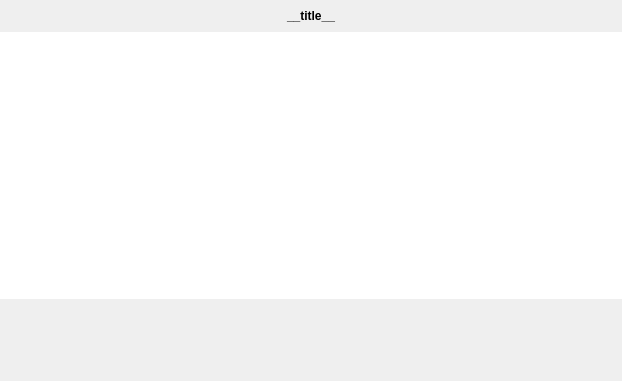
<?xml version="1.0" encoding="UTF-8"?>
<ui version="4.0">
 <class>ListSelectionDialog</class>
 <widget class="QDialog" name="ListSelectionDialog">
  <property name="geometry">
   <rect>
    <x>0</x>
    <y>0</y>
    <width>622</width>
    <height>381</height>
   </rect>
  </property>
  <layout class="QVBoxLayout" name="verticalLayout">
   <property name="spacing">
    <number>0</number>
   </property>
   <property name="leftMargin">
    <number>0</number>
   </property>
   <property name="topMargin">
    <number>0</number>
   </property>
   <property name="rightMargin">
    <number>0</number>
   </property>
   <property name="bottomMargin">
    <number>0</number>
   </property>
   <item>
    <widget class="QFrame" name="topFrame">
     <layout class="QHBoxLayout" name="_3">
      <property name="spacing">
       <number>0</number>
      </property>
      <item>
       <widget class="QLabel" name="titleLabel">
        <property name="font">
         <font>
          <weight>75</weight>
          <bold>true</bold>
         </font>
        </property>
        <property name="text">
         <string>__title__</string>
        </property>
        <property name="alignment">
         <set>Qt::AlignCenter</set>
        </property>
       </widget>
      </item>
     </layout>
    </widget>
   </item>
   <item>
    <widget class="QListWidget" name="listWidget">
     <property name="focusPolicy">
      <enum>Qt::NoFocus</enum>
     </property>
     <property name="frameShape">
      <enum>QFrame::NoFrame</enum>
     </property>
     <property name="frameShadow">
      <enum>QFrame::Plain</enum>
     </property>
     <property name="verticalScrollBarPolicy">
      <enum>Qt::ScrollBarAlwaysOff</enum>
     </property>
     <property name="horizontalScrollBarPolicy">
      <enum>Qt::ScrollBarAlwaysOff</enum>
     </property>
    </widget>
   </item>
   <item>
    <widget class="QFrame" name="bottomFrame">
     <layout class="QHBoxLayout" name="_2">
      <item>
       <widget class="QPushButton" name="listDownButton">
        <property name="sizePolicy">
         <sizepolicy hsizetype="Fixed" vsizetype="Fixed">
          <horstretch>0</horstretch>
          <verstretch>0</verstretch>
         </sizepolicy>
        </property>
        <property name="minimumSize">
         <size>
          <width>64</width>
          <height>64</height>
         </size>
        </property>
        <property name="focusPolicy">
         <enum>Qt::NoFocus</enum>
        </property>
        <property name="icon">
         <iconset resource="TouchWidgets.qrc">
          <normaloff>:/GuiPixmaps/angle-down.svg</normaloff>:/GuiPixmaps/angle-down.svg</iconset>
        </property>
        <property name="iconSize">
         <size>
          <width>36</width>
          <height>36</height>
         </size>
        </property>
        <property name="flat">
         <bool>true</bool>
        </property>
       </widget>
      </item>
      <item>
       <widget class="QPushButton" name="listUpButton">
        <property name="sizePolicy">
         <sizepolicy hsizetype="Fixed" vsizetype="Fixed">
          <horstretch>0</horstretch>
          <verstretch>0</verstretch>
         </sizepolicy>
        </property>
        <property name="minimumSize">
         <size>
          <width>64</width>
          <height>64</height>
         </size>
        </property>
        <property name="focusPolicy">
         <enum>Qt::NoFocus</enum>
        </property>
        <property name="icon">
         <iconset resource="TouchWidgets.qrc">
          <normaloff>:/GuiPixmaps/angle-up.svg</normaloff>:/GuiPixmaps/angle-up.svg</iconset>
        </property>
        <property name="iconSize">
         <size>
          <width>36</width>
          <height>36</height>
         </size>
        </property>
        <property name="flat">
         <bool>true</bool>
        </property>
       </widget>
      </item>
      <item>
       <spacer name="spacer">
        <property name="orientation">
         <enum>Qt::Horizontal</enum>
        </property>
        <property name="sizeHint" stdset="0">
         <size>
          <width>40</width>
          <height>20</height>
         </size>
        </property>
       </spacer>
      </item>
      <item>
       <widget class="QPushButton" name="cancelButton">
        <property name="sizePolicy">
         <sizepolicy hsizetype="Fixed" vsizetype="Fixed">
          <horstretch>0</horstretch>
          <verstretch>0</verstretch>
         </sizepolicy>
        </property>
        <property name="minimumSize">
         <size>
          <width>64</width>
          <height>64</height>
         </size>
        </property>
        <property name="focusPolicy">
         <enum>Qt::NoFocus</enum>
        </property>
        <property name="icon">
         <iconset resource="TouchWidgets.qrc">
          <normaloff>:/GuiPixmaps/close.svg</normaloff>:/GuiPixmaps/close.svg</iconset>
        </property>
        <property name="iconSize">
         <size>
          <width>36</width>
          <height>36</height>
         </size>
        </property>
        <property name="flat">
         <bool>true</bool>
        </property>
       </widget>
      </item>
      <item>
       <widget class="QPushButton" name="okButton">
        <property name="sizePolicy">
         <sizepolicy hsizetype="Fixed" vsizetype="Fixed">
          <horstretch>0</horstretch>
          <verstretch>0</verstretch>
         </sizepolicy>
        </property>
        <property name="minimumSize">
         <size>
          <width>64</width>
          <height>64</height>
         </size>
        </property>
        <property name="focusPolicy">
         <enum>Qt::NoFocus</enum>
        </property>
        <property name="icon">
         <iconset resource="TouchWidgets.qrc">
          <normaloff>:/GuiPixmaps/check.svg</normaloff>:/GuiPixmaps/check.svg</iconset>
        </property>
        <property name="iconSize">
         <size>
          <width>36</width>
          <height>36</height>
         </size>
        </property>
        <property name="flat">
         <bool>true</bool>
        </property>
       </widget>
      </item>
     </layout>
    </widget>
   </item>
  </layout>
 </widget>
 <resources>
  <include location="TouchWidgets.qrc"/>
 </resources>
 <connections/>
</ui>
